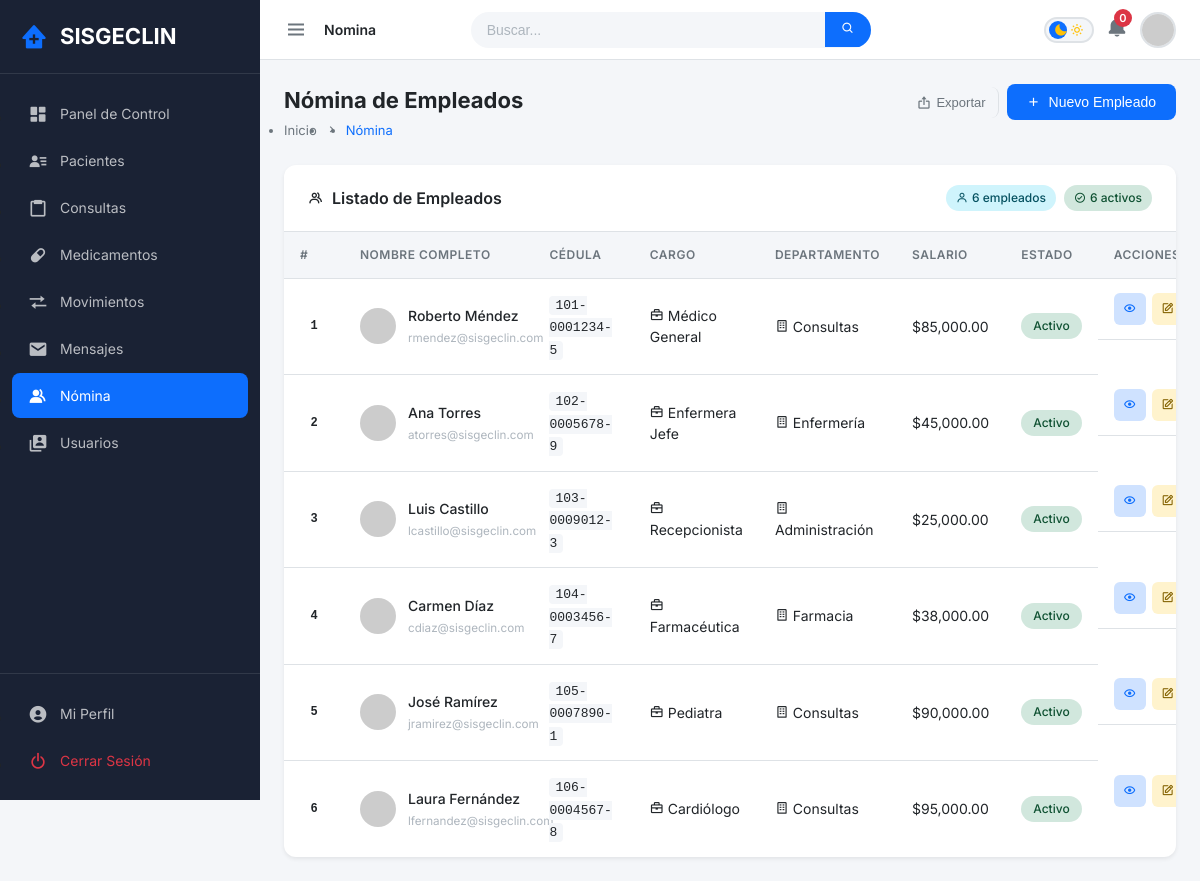
Screenshot of /index.php?module=nomina (signed in) with the database file from the repository.
### tables this page shows
CREATE TABLE `nomina` (
  `id` int(10) UNSIGNED NOT NULL,
  `nombre` varchar(80) NOT NULL,
  `apellido` varchar(80) NOT NULL,
  `cedula` varchar(20) NOT NULL,
  `cargo` varchar(100) NOT NULL,
  `departamento` varchar(100) NOT NULL,
  `salario` decimal(10,2) NOT NULL DEFAULT 0.00,
  `fecha_ingreso` date NOT NULL,
  `telefono` varchar(20) DEFAULT NULL,
  `email` varchar(100) DEFAULT NULL,
  `estado` enum('activo','inactivo') NOT NULL DEFAULT 'activo',
  `created_at` timestamp NOT NULL DEFAULT current_timestamp(),
  `updated_at` timestamp NOT NULL DEFAULT current_timestamp() ON UPDATE current_timestamp()
);

### Controllers/NominaController.php (called while the page is built, shortened)
<?php
class NominaController extends Controller
{
    private Empleado $model;
    public function __construct()
    {
        $this->model = new Empleado();
    }
    public function index()
    {
        $user      = Session::getUser();
        $csrfToken = Security::generateCSRFToken();
        $search    = trim($_GET['search'] ?? '');
        $empleados = $search
            ? $this->model->search($search)
            : $this->model->getAll();
        $this->view('dashboard', [
            'username'        => $user['username'],
            'nombre_completo' => Session::get('nombre_completo') ?? $user['username'],
            'rol'             => $user['rol'],
            'csrf_token'      => $csrfToken,
            'module'          => 'nomina',
            'empleados'       => $empleados,
            'search'          => $search,
        ]);
    }
}

### Core/Database.php (called while the page is built, shortened)
<?php
class Database
{
    private static $instance = null;
    private $connection;
    private function __construct()
    {
        $configPath = dirname(__DIR__) . '/config/database.php';
        $config = require $configPath;
        try {
            $dsn = "mysql:host={$config['host']};dbname={$config['database']};charset={$config['charset']}";
            $this->connection = new PDO($dsn, $config['user'], $config['password']);
            $this->connection->setAttribute(PDO::ATTR_ERRMODE, PDO::ERRMODE_EXCEPTION);
            $this->connection->setAttribute(PDO::ATTR_DEFAULT_FETCH_MODE, PDO::FETCH_OBJ);
        } catch (PDOException $e) {
            die('Error de conexión: ' . $e->getMessage());
        }
    }
    public static function getInstance()
    {
        if (self::$instance === null) {
            self::$instance = new self();
        }
        return self::$instance;
    }
    public function getConnection()
    {
        return $this->connection;
    }
    public static function query($sql, $params = [])
    {
        $db = self::getInstance()->getConnection();
        $stmt = $db->prepare($sql);
        $stmt->execute($params);
        return $stmt;
    }
    public static function fetchAll($sql, $params = [])
    {
        return self::query($sql, $params)->fetchAll();
    }
}

### Models/Empleado.php (called while the page is built, shortened)
<?php
class Empleado
{
    public function getAll()
    {
        return Database::fetchAll(
            "SELECT * FROM nomina ORDER BY created_at DESC"
        );
    }
}

### Views/partials/nomina_content.php (the view, shortened to what this page needs)
<?php
$empleados = $empleados ?? [];
?>
<div class="head-title">
    <div class="left">
        <h1>Nómina de Empleados</h1>
        <ul class="breadcrumb">
            <li><a href="index.php?module=dashboard">Inicio</a></li>
            <li><i class='bx bx-chevron-right'></i></li>
            <li><a class="active" href="#">Nómina</a></li>
        </ul>
    </div>
    <div class="head-actions">
        <button class="btn-export" onclick="window.location.href='index.php?module=nomina&action=exportar'">
            <i class='bx bx-export'></i> Exportar
        </button>
        <button class="btn-primary" onclick="openModal('modal-empleado')">
            <i class='bx bx-plus'></i> Nuevo Empleado
        </button>
    </div>
</div>
<div class="table-container">
    <div class="table-header">
        <h3><i class='bx bx-group'></i> Listado de Empleados</h3>
        <div class="table-stats">
            <?php
            $activos = 0;
            foreach ($empleados as $e) {
                if ($e->estado === 'activo') $activos++;
            }
            ?>
            <span class="badge badge-info"><i class='bx bx-user'></i> <?php echo count($empleados); ?> empleados</span>
            <span class="badge badge-success"><i class='bx bx-check-circle'></i> <?php echo $activos; ?> activos</span>
        </div>
    </div>
    <div class="table-responsive">
        <table class="data-table" id="nomina-table">
            <thead>
                <tr>
                    <th>#</th>
                    <th>Nombre Completo</th>
                    <th>Cédula</th>
                    <th>Cargo</th>
                    <th>Departamento</th>
                    <th>Salario</th>
                    <th>Estado</th>
                    <th>Acciones</th>
                </tr>
            </thead>
            <tbody>
                <?php if (!empty($empleados)): ?>
                    <?php $i = 1; foreach ($empleados as $e): ?>
                        <tr data-id="<?php echo $e->id; ?>" class="<?php echo $e->estado === 'inactivo' ? 'row-muted' : ''; ?>">
                            <td><span class="cell-num"><?php echo $i++; ?></span></td>
                            <td>
                                <div class="cell-user">
                                    <img src="https://ui-avatars.com/api/?name=<?php echo urlencode($e->nombre . '+' . $e->apellido); ?>&background=01cfad&color=fff" alt="">
                                    <div>
                                        <span class="name"><?php echo htmlspecialchars($e->nombre . ' ' . $e->apellido); ?></span>
                                        <?php if ($e->email): ?>
                                            <small class="text-muted"><?php echo htmlspecialchars($e->email); ?></small>
                                        <?php endif; ?>
                                    </div>
                                </div>
                            </td>
                            <td><code><?php echo htmlspecialchars($e->cedula); ?></code></td>
                            <td>
                                <span class="cell-role">
                                    <i class='bx bx-briefcase'></i> <?php echo htmlspecialchars($e->cargo); ?>
                                </span>
                            </td>
                            <td>
                                <span class="cell-dept">
                                    <i class='bx bx-building'></i> <?php echo htmlspecialchars($e->departamento); ?>
                                </span>
                            </td>
                            <td><span class="cell-salary">$<?php echo number_format($e->salario, 2); ?></span></td>
                            <td>
                                <span class="status status-<?php echo $e->estado; ?>">
                                    <?php echo $e->estado === 'activo' ? 'Activo' : 'Inactivo'; ?>
                                </span>
                            </td>
                            <td class="actions">
                                <button class="btn-icon btn-view" onclick="viewEmpleado(<?php echo $e->id; ?>)" title="Ver detalles">
                                    <i class='bx bx-show'></i>
                                </button>
                                <button class="btn-icon btn-edit" onclick="editEmpleado(<?php echo $e->id; ?>)" title="Editar">
                                    <i class='bx bx-edit'></i>
                                </button>
                            </td>
                        </tr>
                    <?php endforeach; ?>
                <?php endif; ?>
            </tbody>
        </table>
    </div>
</div>

### CSS/pagination.css (style rules this page uses)
.table-container { border-radius: 12px; overflow: hidden; }
.table-responsive { border-radius: 0; }
.table-responsive table { margin-bottom: 0; }
.head-actions { display: flex; align-items: center; gap: 8px; flex-wrap: wrap; justify-content: flex-end; }
.btn-export { display: inline-flex; align-items: center; gap: 5px; padding: 8px 12px; background: transparent; color: var(--text-secondary, #6c757d); border: none; border-right: 1px solid var(--border-color, #dee2e6); font-size: 13px; font-weight: 500; cursor: pointer; transition: all 0.18s ease; white-space: nowrap; text-decoration: none; line-height: 1; }
.btn-export i { font-size: 15px; flex-shrink: 0; }

### rows the page displays
nomina: nombre+apellido "Roberto Méndez", email "rmendez@sisgeclin.com", cedula "101-0001234-5", cargo "Médico General", departamento "Consultas", salario "85,000.00", estado "Activo"
nomina: nombre+apellido "Ana Torres", email "atorres@sisgeclin.com", cedula "102-0005678-9", cargo "Enfermera Jefe", departamento "Enfermería", salario "45,000.00", estado "Activo"
nomina: nombre+apellido "Luis Castillo", email "lcastillo@sisgeclin.com", cedula "103-0009012-3", cargo "Recepcionista", departamento "Administración", salario "25,000.00", estado "Activo"
nomina: nombre+apellido "Carmen Díaz", email "cdiaz@sisgeclin.com", cedula "104-0003456-7", cargo "Farmacéutica", departamento "Farmacia", salario "38,000.00", estado "Activo"
nomina: nombre+apellido "José Ramírez", email "jramirez@sisgeclin.com", cedula "105-0007890-1", cargo "Pediatra", departamento "Consultas", salario "90,000.00", estado "Activo"
nomina: nombre+apellido "Laura Fernández", email "lfernandez@sisgeclin.com", cedula "106-0004567-8", cargo "Cardiólogo", departamento "Consultas", salario "95,000.00", estado "Activo"

### other values shown
$module "Nomina"
$stats['mensajes'] "0"
count($empleados) "6"
$activos "6"
